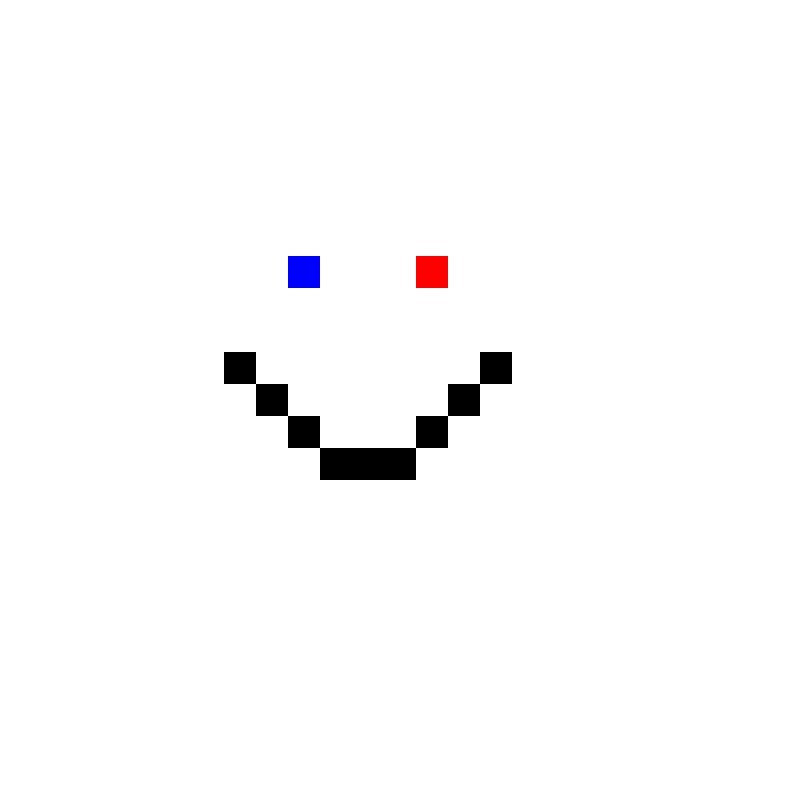

This game map was drawn from its Tiled (.tmx) file and the tilesets committed beside it. A one-line description and the trimmed map source follow:
An orthogonal 25x25 tile map with 32x32 px tiles, 1 tile layer (Background).

<map version="1.0" orientation="orthogonal" width="25" height="25" tilewidth="32" tileheight="32">
 <tileset firstgid="1" name="tiles" tilewidth="32" tileheight="32">
  <image source="tiles.png" width="64" height="64" />
 </tileset>
 <layer name="Background" width="25" height="25">
  <data>[625 cells, 625 non-empty, 4 distinct tile ids]</data>
 </layer>
</map>
